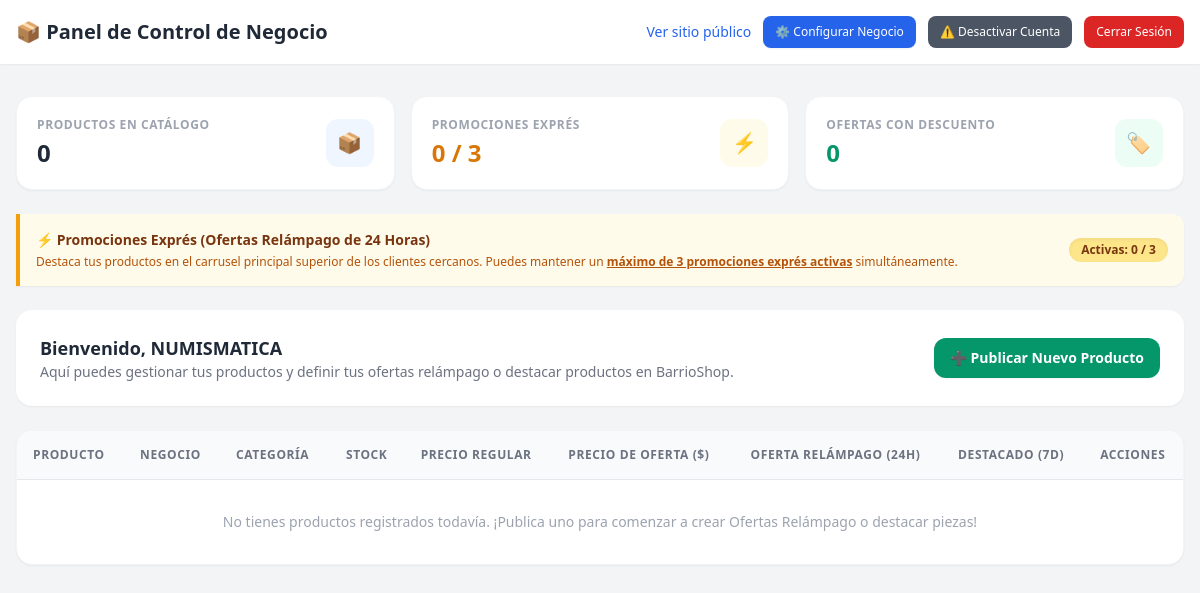
The app's page /dashboard/ (signed in), older data.
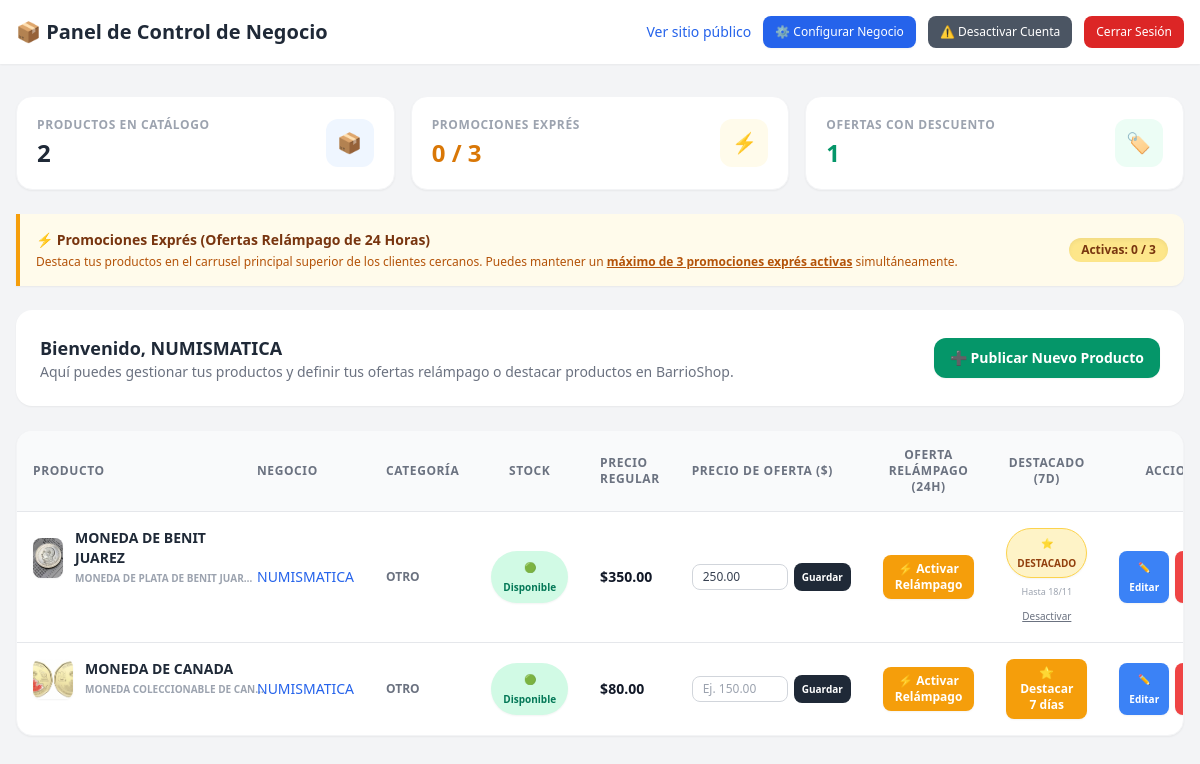
The same page, newer data.
### marketplace/models.py (models this page shows, shortened)
class Product(models.Model):
    CATEGORY_CHOICES = [
        ('comida', 'Comida y Antojitos'),
        ('vehiculos', 'Vehículos'),
        ('supermercado', 'Supermercado'),
        ('tecnologia', 'Tecnología'),
        ('electrodomesticos', 'Electrodomésticos'),
        ('hogar', 'Hogar y Muebles'),
        ('moda', 'Moda'),
        ('deportes', 'Deportes y Fitness'),
        ('herramientas', 'Herramientas'),
        ('construccion', 'Construcción'),
        ('mascotas', 'Mascotas'),
        ('abarrotes', 'Abarrotes'),
        ('servicios', 'Servicios y Oficios'),
        ('otro', 'Otro'),
    ]
    CONDITION_CHOICES = [
        ('nuevo', 'Nuevo'),
        ('usado', 'De uso / Seminuevo'),
    ]
    business = models.ForeignKey('Business', on_delete=models.CASCADE)
    name = models.CharField(max_length=100)
    description = models.TextField()
    price = models.DecimalField(max_digits=10, decimal_places=2)
    condition = models.CharField(max_length=20, choices=CONDITION_CHOICES, default='nuevo')
    warranty = models.CharField(max_length=255, blank=True, null=True, verbose_name="Garantía del producto", help_text="Ej. Sin garantía, 30 días con el vendedor, etc.")
    is_promo = models.BooleanField(default=False)
    promo_price = models.DecimalField(max_digits=10, decimal_places=2, null=True, blank=True)
    is_express_promo = models.BooleanField(default=False)
    express_promo_start = models.DateTimeField(null=True, blank=True)
    express_promo_end = models.DateTimeField(null=True, blank=True)
    is_featured = models.BooleanField(default=False, verbose_name="¿Producto Destacado?")
    featured_until = models.DateTimeField(null=True, blank=True, verbose_name="Destacado Hasta")
    image = models.ImageField(upload_to='products/', null=True, blank=True)
    image_2 = models.ImageField(upload_to='products/', null=True, blank=True)
    image_3 = models.ImageField(upload_to='products/', null=True, blank=True)
    category = models.CharField(max_length=50, choices=CATEGORY_CHOICES, default='otro')
    is_available = models.BooleanField(default=True, verbose_name="Disponible en stock")
    @property
    def is_express_active(self):
        if self.is_express_promo and self.express_promo_end:
            return timezone.now() <= self.express_promo_end
        return False
    @property
    def is_featured_active(self):
        if self.is_featured and self.featured_until:
            return timezone.now() <= self.featured_until
        return False

class Business(models.Model):
    BUSINESS_TYPE_CHOICES = [
        ('fisico', 'Local Físico / Tienda Establecida'),
        ('entrega', 'Entregas en Puntos / Puntos Medios'),
    ]
    user = models.OneToOneField(User, on_delete=models.CASCADE, null=True, blank=True)
    name = models.CharField(max_length=100) # Nombre del negocio
    description = models.TextField()        # Breve descripción de lo que venden u ofrecen
    whatsapp = models.CharField(max_length=20) # Número de contacto para pedidos por WhatsApp
    address = models.CharField(max_length=255) # Dirección física o referencia principal
    latitude = models.FloatField()
    longitude = models.FloatField()
    business_type = models.CharField(max_length=20, choices=BUSINESS_TYPE_CHOICES, default='fisico')
    delivery_zones = models.TextField(blank=True, null=True, help_text="Específica dónde entregas si no tienes local fijo")
    opening_time = models.TimeField(null=True, blank=True, verbose_name="Hora de apertura")
    closing_time = models.TimeField(null=True, blank=True, verbose_name="Hora de cierre")
    is_active = models.BooleanField(default=True, verbose_name="¿Empresa Activa?")

### marketplace/views.py (the view)
# urls.py: path('dashboard/', views.business_dashboard_view, name='dashboard'), # 👈 Unificado con nombre 'dashboard'
@login_required(login_url='business_login')
def business_dashboard_view(request):
    try:
        business = request.user.business
    except Business.DoesNotExist:
        return redirect('register_business')
    products = Product.objects.filter(business=business)
    total_products_count = products.count()
    active_express_count = products.filter(
        is_express_promo=True,
        express_promo_end__gt=timezone.now()
    ).count()
    promo_prices_count = sum(1 for p in products if p.promo_price is not None and str(p.promo_price).strip() != '')
    context = {
        'business': business,
        'products': products,
        'active_express_count': active_express_count,
        'total_products_count': total_products_count,
        'promo_prices_count': promo_prices_count,
    }
    return render(request, 'marketplace/dashboard.html', context)

### marketplace/templates/marketplace/dashboard.html (shortened to what the changed rows need)
<!DOCTYPE html>
<html lang="es">
<head>
    <script src="https://cdn.tailwindcss.com"></script>
</head>
<body class="bg-gray-100 min-h-screen font-sans">
    <header class="bg-white shadow-sm">
        <div class="max-w-7xl mx-auto px-4 py-4 flex justify-between items-center">
            <h1 class="text-xl font-bold text-gray-800">📦 Panel de Control de Negocio</h1>
        </div>
    </header>
    <main class="max-w-7xl mx-auto px-4 py-8">
        <div class="grid grid-cols-1 sm:grid-cols-3 gap-4 mb-6">
            <div class="bg-white p-5 rounded-2xl shadow-sm border border-gray-100 flex items-center justify-between">
                <div>
                    <p class="text-xs font-bold text-gray-400 uppercase tracking-wider">Productos en Catálogo</p>
                    <h3 class="text-2xl font-black text-gray-800 mt-1">{{ total_products_count|default:0 }}</h3>
                </div>
            </div>
            <div class="bg-white p-5 rounded-2xl shadow-sm border border-gray-100 flex items-center justify-between">
                <div>
                    <p class="text-xs font-bold text-gray-400 uppercase tracking-wider">Ofertas con Descuento</p>
                    <h3 class="text-2xl font-black text-emerald-600 mt-1">{{ promo_prices_count|default:0 }}</h3>
                </div>
            </div>
        </div>
        <div class="bg-white p-6 rounded-2xl shadow-sm mb-6 flex justify-between items-center">
            <div>
                <h2 class="text-lg font-bold text-gray-800">Bienvenido, {{ business.name|default:"Comerciante" }}</h2>
            </div>
        </div>
        <div class="bg-white rounded-2xl shadow-sm overflow-hidden border border-gray-100">
            <div class="overflow-x-auto">
                <table class="w-full text-left border-collapse">
                    <thead>
                        <tr class="bg-gray-50 border-b text-xs font-bold text-gray-500 uppercase tracking-wider">
                            <th class="p-4">Producto</th>
                            <th class="p-4">Negocio</th>
                            <th class="p-4">Categoría</th>
                            <th class="p-4 text-center">Stock</th>
                            <th class="p-4">Precio Regular</th>
                            <th class="p-4">Precio de Oferta ($)</th>
                            <th class="p-4 text-center">Oferta Relámpago (24h)</th>
                            <th class="p-4 text-center">Destacado (7d)</th>
                            <th class="p-4 text-center">Acciones</th>
                        </tr>
                    </thead>
                    <tbody class="divide-y text-sm text-gray-700">
                        {% for product in products %}
                        <tr class="hover:bg-gray-50/50 transition">
                            <td class="p-4 font-semibold flex items-center gap-3">
                                {% if product.image %}
                                    <img src="{{ product.image.url }}" class="w-10 h-10 object-cover rounded-lg shadow-sm">
                                {% else %}
                                    <div class="w-10 h-10 rounded-lg bg-gray-100 flex items-center justify-center text-lg">📦</div>
                                {% endif %}
                                <div>
                                    <span class="font-bold text-gray-800 block">{{ product.name }}</span>
                                    <span class="text-[10px] text-gray-400 truncate max-w-[180px] block">{{ product.description }}</span>
                                </div>
                            </td>
                            <td class="p-4 text-blue-600 font-medium">
                                {{ product.business.name }}
                            </td>
                            <td class="p-4 uppercase text-xs font-bold text-gray-500">
                                {{ product.get_category_display }}
                            </td>
                            <td class="p-4 text-center">
                                {% if product.is_available %}
                                    <a href="{% url 'toggle_stock' product.id %}" class="inline-block bg-emerald-100 text-emerald-700 hover:bg-red-100 hover:text-red-700 font-bold text-[10px] px-3 py-1.5 rounded-full transition shadow-sm" title="Clic para marcar como agotado">
                                        🟢 Disponible
                                    </a>
                                {% else %}
                                    <a href="{% url 'toggle_stock' product.id %}" class="inline-block bg-red-100 text-red-700 hover:bg-emerald-100 hover:text-emerald-700 font-bold text-[10px] px-3 py-1.5 rounded-full transition shadow-sm" title="Clic para marcar como disponible">
                                        🔴 Agotado
                                    </a>
                                {% endif %}
                            </td>
                            <td class="p-4 font-extrabold text-gray-900">
                                ${{ product.price }}
                            </td>
                            <td class="p-4">
                                <form method="post" action="{% url 'update_promo_price' product.id %}" class="flex items-center gap-1.5">
                                    <input type="number" step="0.01" name="promo_price" value="{{ product.promo_price|default:'' }}" placeholder="Ej. 150.00" class="w-24 px-2.5 py-1 text-xs border border-gray-300 rounded-lg focus:ring-2 focus:ring-amber-500 focus:outline-none">
                                    <button type="submit" class="bg-gray-800 hover:bg-black text-white text-[10px] font-bold px-2 py-1 rounded-lg transition">
                                        Guardar
                                    </button>
                                </form>
                            </td>
                            <td class="p-4 text-center">
                                {% if product.is_express_active %}
                                    <div class="inline-flex flex-col items-center">
                                        <span class="bg-red-100 text-red-700 text-[10px] font-extrabold px-2.5 py-1 rounded-full shadow-sm mb-1 animate-pulse">
                                            ⚡ ACTIVA (24h)
                                        </span>
                                        <a href="{% url 'toggle_express_promo' product.id %}" class="text-[10px] text-gray-500 hover:text-red-600 underline font-medium">
                                            Desactivar
                                        </a>
                                    </div>
                                {% else %}
                                    <a href="{% url 'toggle_express_promo' product.id %}" class="inline-block bg-amber-500 hover:bg-amber-600 text-white font-bold text-xs px-3 py-1.5 rounded-lg shadow-sm transition hover:scale-105">
                                        ⚡ Activar Relámpago
                                    </a>
                                {% endif %}
                            </td>
                            <td class="p-4 text-center">
                                {% if product.is_featured_active %}
                                    <div class="inline-flex flex-col items-center">
                                        <span class="bg-amber-100 text-amber-800 text-[10px] font-extrabold px-2.5 py-1 rounded-full border border-amber-300 shadow-sm mb-1">
                                            ⭐ DESTACADO
                                        </span>
                                        <span class="text-[9px] text-gray-400 block mb-1">Hasta {{ product.featured_until|date:"d/m" }}</span>
                                        <a href="{% url 'toggle_featured' product.id %}" class="text-[10px] text-gray-500 hover:text-amber-700 underline font-medium">
                                            Desactivar
                                        </a>
                                    </div>
                                {% else %}
                                    <a href="{% url 'toggle_featured' product.id %}" class="inline-block bg-amber-500 hover:bg-amber-600 text-white font-bold text-xs px-3 py-1.5 rounded-lg shadow-sm transition hover:scale-105">
                                        ⭐ Destacar 7 días
                                    </a>
                                {% endif %}
                            </td>
                            <td class="p-4 text-center">
                                <div class="flex items-center justify-center gap-1.5">
                                    <a href="{% url 'edit_product' product.id %}" class="inline-block bg-blue-500 hover:bg-blue-600 text-white text-[10px] font-bold px-2.5 py-1.5 rounded-lg shadow-sm transition">
                                        ✏️ Editar
                                    </a>
                                    <form action="{% url 'delete_product' product.id %}" method="POST" onsubmit="return confirm('¿Estás seguro de que deseas eliminar este producto permanentemente?');" class="inline">
                                        <button type="submit" class="inline-block bg-red-500 hover:bg-red-600 text-white text-[10px] font-bold px-2.5 py-1.5 rounded-lg shadow-sm transition">
                                        </button>
                                    </form>
                                </div>
                            </td>
                        </tr>
                        {% empty %}
                        <tr>
                            <td colspan="9" class="p-8 text-center text-gray-400">
                                No tienes productos registrados todavía. ¡Publica uno para comenzar a crear Ofertas Relámpago o destacar piezas!
                            </td>
                        </tr>
                        {% endfor %}
                    </tbody>
                </table>
            </div>
        </div>
    </main>
</body>
</html>

Row changes from the older to the newer data that the page shows:
added Product: image (picture), name "MONEDA DE BENIT JUAREZ", description "MONEDA DE PLATA DE BENIT JUAREZ", business.name "NUMISMATICA", category "OTRO", is_available "🟢 Disponible", price "350.00", promo_price "250.00", is_express_promo "⚡ Activar Relámpago", featured_until "18/11"
added Product: image (picture), name "MONEDA DE CANADA", description "MONEDA COLECCIONABLE DE CAN…", business.name "NUMISMATICA", category "OTRO", is_available "🟢 Disponible", price "80.00", is_express_promo "⚡ Activar Relámpago", is_featured "⭐ Destacar 7 días"
Text that changed along with them:
{{ total_products_count|default:0 }}: "0" → "2"
{{ promo_prices_count|default:0 }}: "0" → "1"
text no longer shown: "No tienes productos registrados todavía. ¡Publica uno para comenzar a crear Ofertas Relámpago o destacar piezas!"
